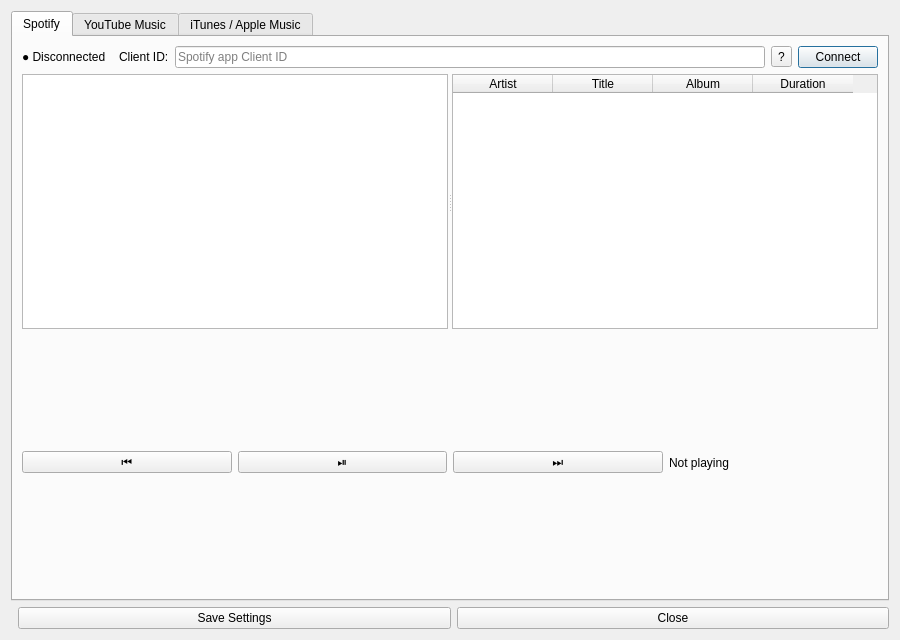
<?xml version="1.0" encoding="UTF-8"?>
<ui version="4.0">
 <class>DlgStreamingServices</class>
 <widget class="QDialog" name="DlgStreamingServices">
  <property name="geometry">
   <rect><x>0</x><y>0</y><width>900</width><height>640</height></rect>
  </property>
  <property name="windowTitle">
   <string>Streaming Services</string>
  </property>
  <layout class="QVBoxLayout" name="verticalLayout">
   <item>
    <widget class="QTabWidget" name="tabWidget">
     <property name="currentIndex"><number>0</number></property>

     <!-- ═══════════════════════  SPOTIFY TAB  ══════════════════════════ -->
     <widget class="QWidget" name="tabSpotify">
      <attribute name="title"><string>Spotify</string></attribute>
      <layout class="QVBoxLayout" name="vlSpotify">

       <!-- header row -->
       <item>
        <layout class="QHBoxLayout">
         <item><widget class="QLabel" name="lblSpotifyStatus"><property name="text"><string>● Disconnected</string></property></widget></item>
         <item><spacer><property name="orientation"><enum>Qt::Horizontal</enum></property></spacer></item>
         <item>
          <layout class="QHBoxLayout">
           <item><widget class="QLabel" name="label"><property name="text"><string>Client ID:</string></property></widget></item>
           <item><widget class="QLineEdit" name="lineEditSpotifyClientId"><property name="placeholderText"><string>Spotify app Client ID</string></property></widget></item>
           <item><widget class="QToolButton" name="btnSpotifyHelp"><property name="text"><string>?</string></property></widget></item>
          </layout>
         </item>
         <item><widget class="QPushButton" name="btnSpotifyConnect"><property name="text"><string>Connect</string></property></widget></item>
        </layout>
       </item>

       <!-- playlist + track splitter -->
       <item>
        <widget class="QSplitter" name="splitterSpotify">
         <property name="orientation"><enum>Qt::Horizontal</enum></property>
         <widget class="QListWidget" name="listSpotifyPlaylists">
          <property name="minimumWidth"><number>220</number></property>
         </widget>
         <widget class="QTableWidget" name="tableSpotifyTracks">
          <property name="selectionBehavior"><enum>QAbstractItemView::SelectRows</enum></property>
          <property name="editTriggers"><set>QAbstractItemView::NoEditTriggers</set></property>
          <property name="alternatingRowColors"><bool>true</bool></property>
          <column><property name="text"><string>Artist</string></property></column>
          <column><property name="text"><string>Title</string></property></column>
          <column><property name="text"><string>Album</string></property></column>
          <column><property name="text"><string>Duration</string></property></column>
         </widget>
        </widget>
       </item>

       <!-- transport -->
       <item>
        <layout class="QHBoxLayout">
         <item><widget class="QPushButton" name="btnSpotifyPrev"><property name="text"><string>⏮</string></property><property name="maximumWidth"><number>40</number></property></widget></item>
         <item><widget class="QPushButton" name="btnSpotifyPlay"><property name="text"><string>⏯</string></property><property name="maximumWidth"><number>40</number></property></widget></item>
         <item><widget class="QPushButton" name="btnSpotifyNext"><property name="text"><string>⏭</string></property><property name="maximumWidth"><number>40</number></property></widget></item>
         <item><widget class="QLabel" name="lblSpotifyNowPlaying"><property name="text"><string>Not playing</string></property></widget></item>
        </layout>
       </item>

      </layout>
     </widget>

     <!-- ═══════════════════════  YOUTUBE MUSIC TAB  ════════════════════ -->
     <widget class="QWidget" name="tabYtm">
      <attribute name="title"><string>YouTube Music</string></attribute>
      <layout class="QVBoxLayout" name="vlYtm">

       <item>
        <layout class="QHBoxLayout">
         <item><widget class="QLabel" name="lblYtmStatus"><property name="text"><string>● Disconnected</string></property></widget></item>
         <item><spacer><property name="orientation"><enum>Qt::Horizontal</enum></property></spacer></item>
         <item>
          <layout class="QHBoxLayout">
           <item><widget class="QLabel" name="lblYtmClientId"><property name="text"><string>Client ID:</string></property></widget></item>
           <item><widget class="QLineEdit" name="lineEditYtmClientId"><property name="placeholderText"><string>Google app Client ID</string></property></widget></item>
           <item><widget class="QToolButton" name="btnYtmHelp"><property name="text"><string>?</string></property></widget></item>
           <item><widget class="QLabel" name="label_2"><property name="text"><string>API Key:</string></property></widget></item>
           <item><widget class="QLineEdit" name="lineEditYtmApiKey"><property name="placeholderText"><string>YouTube Data API v3 key (optional)</string></property></widget></item>
          </layout>
         </item>
         <item><widget class="QPushButton" name="btnYtmConnect"><property name="text"><string>Open YouTube Music</string></property></widget></item>
        </layout>
       </item>

       <item>
        <widget class="QSplitter" name="splitterYtm">
         <property name="orientation"><enum>Qt::Horizontal</enum></property>
         <widget class="QListWidget" name="listYtmPlaylists">
          <property name="minimumWidth"><number>220</number></property>
         </widget>
         <widget class="QTableWidget" name="tableYtmTracks">
          <property name="selectionBehavior"><enum>QAbstractItemView::SelectRows</enum></property>
          <property name="editTriggers"><set>QAbstractItemView::NoEditTriggers</set></property>
          <property name="alternatingRowColors"><bool>true</bool></property>
          <column><property name="text"><string>Artist</string></property></column>
          <column><property name="text"><string>Title</string></property></column>
         </widget>
        </widget>
       </item>

       <item>
        <layout class="QHBoxLayout">
         <item><widget class="QPushButton" name="btnYtmPrev"><property name="text"><string>⏮</string></property><property name="maximumWidth"><number>40</number></property></widget></item>
         <item><widget class="QPushButton" name="btnYtmPlay"><property name="text"><string>⏯</string></property><property name="maximumWidth"><number>40</number></property></widget></item>
         <item><widget class="QPushButton" name="btnYtmNext"><property name="text"><string>⏭</string></property><property name="maximumWidth"><number>40</number></property></widget></item>
         <item><widget class="QLabel" name="lblYtmNowPlaying"><property name="text"><string>Not playing</string></property></widget></item>
        </layout>
       </item>

      </layout>
     </widget>

     <!-- ═══════════════════════  ITUNES / APPLE MUSIC TAB  ═════════════ -->
     <widget class="QWidget" name="tabItunes">
      <attribute name="title"><string>iTunes / Apple Music</string></attribute>
      <layout class="QVBoxLayout" name="vlItunes">

       <item>
        <layout class="QHBoxLayout">
         <item><widget class="QLabel" name="lblItunesStatus"><property name="text"><string>● Disconnected</string></property></widget></item>
         <item><spacer><property name="orientation"><enum>Qt::Horizontal</enum></property></spacer></item>
         <item><widget class="QPushButton" name="btnItunesConnect"><property name="text"><string>Launch iTunes</string></property></widget></item>
        </layout>
       </item>

       <item>
        <widget class="QSplitter" name="splitterItunes">
         <property name="orientation"><enum>Qt::Horizontal</enum></property>
         <widget class="QListWidget" name="listItunesPlaylists">
          <property name="minimumWidth"><number>220</number></property>
         </widget>
         <widget class="QTableWidget" name="tableItunesTracks">
          <property name="selectionBehavior"><enum>QAbstractItemView::SelectRows</enum></property>
          <property name="editTriggers"><set>QAbstractItemView::NoEditTriggers</set></property>
          <property name="alternatingRowColors"><bool>true</bool></property>
          <column><property name="text"><string>Artist</string></property></column>
          <column><property name="text"><string>Title</string></property></column>
          <column><property name="text"><string>Album</string></property></column>
          <column><property name="text"><string>Duration</string></property></column>
         </widget>
        </widget>
       </item>

       <item>
        <layout class="QHBoxLayout">
         <item><widget class="QPushButton" name="btnItunesPrev"><property name="text"><string>⏮</string></property><property name="maximumWidth"><number>40</number></property></widget></item>
         <item><widget class="QPushButton" name="btnItunesPlay"><property name="text"><string>⏯</string></property><property name="maximumWidth"><number>40</number></property></widget></item>
         <item><widget class="QPushButton" name="btnItunesNext"><property name="text"><string>⏭</string></property><property name="maximumWidth"><number>40</number></property></widget></item>
         <item><widget class="QLabel" name="lblItunesNowPlaying"><property name="text"><string>Not playing</string></property></widget></item>
        </layout>
       </item>

      </layout>
     </widget>

    </widget>
   </item>

   <!-- dialog buttons -->
   <item>
    <layout class="QHBoxLayout">
     <item><spacer><property name="orientation"><enum>Qt::Horizontal</enum></property></spacer></item>
     <item><widget class="QPushButton" name="btnSaveSettings"><property name="text"><string>Save Settings</string></property></widget></item>
     <item><widget class="QPushButton" name="btnClose"><property name="text"><string>Close</string></property></widget></item>
    </layout>
   </item>

  </layout>
 </widget>
 <resources/>
 <connections>
  <connection>
   <sender>btnClose</sender><signal>clicked()</signal>
   <receiver>DlgStreamingServices</receiver><slot>accept()</slot>
   <hints><hint type="sourcelabel"><x>800</x><y>620</y></hint><hint type="destinationlabel"><x>450</x><y>320</y></hint></hints>
  </connection>
 </connections>
</ui>
